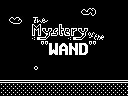

A level layout from a 2D game, rendered from its tile map. Below: a short description, then the map file with its tile-grid data intact:
An orthogonal 16x12 tile map with 8x8 px tiles, 1 tile layer (Kachelebene 1), 2 tilesets.

<map version="1.0" orientation="orthogonal" renderorder="right-down" width="16" height="12" tilewidth="8" tileheight="8" nextobjectid="1">
 <tileset firstgid="1" name="sprites" tilewidth="8" tileheight="8" tilecount="64" columns="4">
  <image source="../sprites/sprites.png" width="32" height="128" />
 </tileset>
 <tileset firstgid="65" name="logo" tilewidth="8" tileheight="8" tilecount="45" columns="9">
  <image source="../sprites/logo.png" width="72" height="40" />
 </tileset>
 <layer name="Kachelebene 1" width="16" height="12">
  <data encoding="csv">
1,1,1,1,1,1,1,1,1,1,1,1,1,1,1,1,
1,1,1,1,1,1,1,1,1,1,21,25,1,1,1,1,
1,5,9,1,65,66,67,68,69,70,71,72,73,1,1,1,
1,1,1,1,74,75,76,77,78,79,80,81,82,1,1,1,
1,1,1,1,83,84,85,86,87,88,89,90,91,1,1,1,
1,1,1,1,92,93,94,95,96,97,98,99,100,1,1,1,
1,1,1,1,101,102,103,104,105,106,107,108,109,1,1,1,
1,1,1,1,1,1,1,1,1,1,1,1,1,1,1,1,
1,1,1,1,33,1,1,1,1,1,1,1,1,1,1,1,
1,1,1,1,1,1,1,1,1,1,1,1,1,1,1,1,
3,3,3,3,3,3,3,3,3,3,3,3,3,3,3,3,
7,7,7,7,7,7,7,7,7,7,7,7,7,7,7,7
</data>
 </layer>
</map>